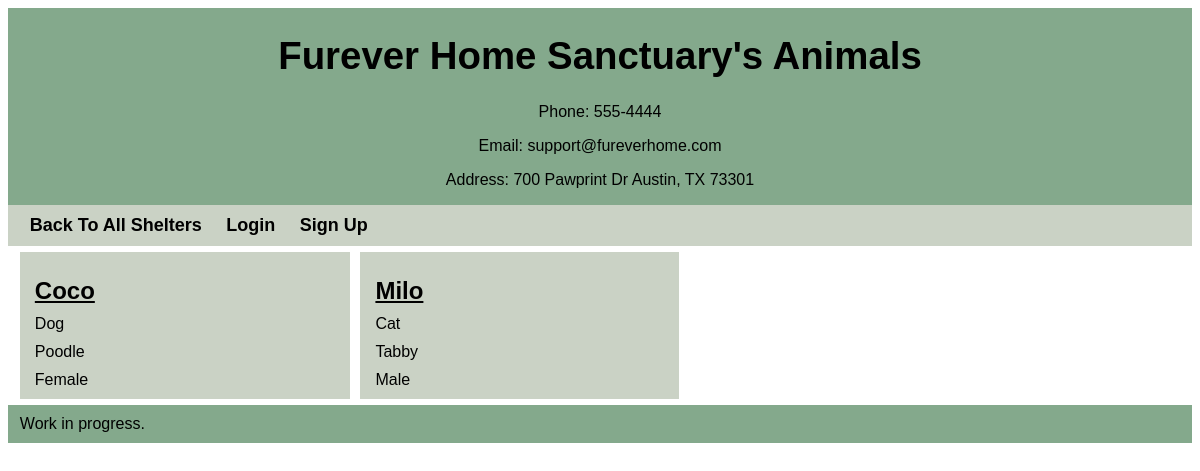
The page /home/5 on the database as committed earlier.
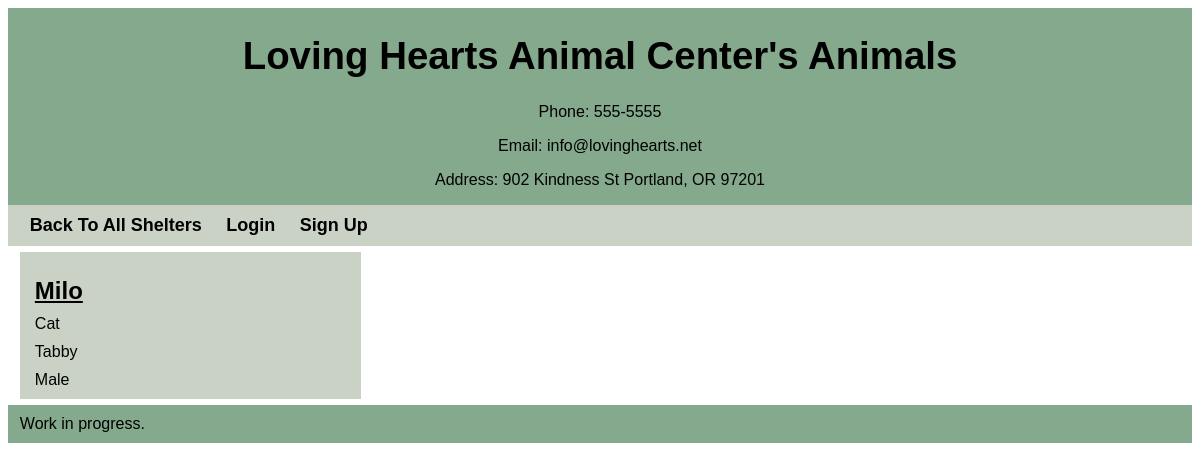
The same page on the database as committed later.
### tables this page shows
CREATE TABLE Shelter (
        shelter_id INTEGER PRIMARY KEY AUTOINCREMENT,
        name TEXT NOT NULL,
        email TEXT NOT NULL,
        phone TEXT NOT NULL,
        street1 TEXT NOT NULL,
        street2 TEXT,
        city TEXT NOT NULL,
        state TEXT NOT NULL,
        zip TEXT NOT NULL,
        account_id INTEGER,
        date_shelter_added TEXT,
        no_kill BOOLEAN NOT NULL,
        max_dogs INTEGER NOT NULL,
        max_cats INTEGER NOT NULL,
        dogs BOOLEAN NOT NULL,
        cats BOOLEAN NOT NULL,
        shelterPasscode INTEGER NOT NULL,
        FOREIGN KEY (account_id) REFERENCES Account(account_id)
    );

CREATE TABLE Animal (
        animal_id INTEGER PRIMARY KEY AUTOINCREMENT,
        shelter_id INTEGER,
        name TEXT NOT NULL,
        type TEXT NOT NULL,
        breed TEXT NOT NULL,
        sex TEXT NOT NULL,
        foster INTEGER NOT NULL,
        adopt INTEGER NOT NULL,
        status TEXT NOT NULL,
        date_time_arrived TEXT NOT NULL,
        chipped BOOLEAN NOT NULL,
        date_last_vet_visit TEXT NOT NULL,
        vaccines BOOLEAN NOT NULL,
        spayed_neutered BOOLEAN NOT NULL,
        FOREIGN KEY (shelter_id) REFERENCES Shelter(shelter_id)
    );

### app/api.py (the view)
@app.route("/<int:shelterID>", methods = ['GET'])
@app.route("/home/<int:shelterID>", methods = ['GET'])
def main(shelterID = 0):
    conn = sqlite3.connect(DATABASE)
    conn.row_factory = sqlite3.Row
    cursor = conn.cursor()
    shelter = cursor.execute(('SELECT name, street1, phone, email, city, state, zip FROM Shelter WHERE shelter_id = ?'), (shelterID,)).fetchone()
    animals = cursor.execute(('SELECT animal_id, name, type, breed, sex FROM Animal WHERE shelter_id = ?'), (shelterID,)).fetchall()
    conn.close()
    if not shelter:
        return render_template('home.html', animals = animals, loggedIn = current_user.is_authenticated, shelterID = shelterID)
    return render_template('home.html', animals = animals, shelter = shelter, loggedIn = current_user.is_authenticated, shelterID = shelterID)

### app/api.py (called while the page is built, shortened)
@app.before_request
def auto_logout():
    if not current_user.is_authenticated:
        return

### app/templates/home.html (shortened to what this page needs)
<!doctype html>
<html>
<head>
    <link rel="stylesheet" type="text/css" href="{{ url_for('static', filename='style.css') }}">
</head>
<body>
    <div id="container">
        <header>
            <h1>{{ shelter['name'] }}'s Animals</h1>
            <p style="font-size: 1rem;">Phone: {{ shelter['phone'] }}</p>
            <p style="font-size: 1rem;">Email: {{ shelter['email'] }}</p>
            <p style="font-size: 1rem;">Address: {{ shelter['street1'] }} {{ shelter['city'] }}, {{ shelter['state'] }} {{ shelter['zip'] }}</p>
        </header>
        <nav id="navbar">
            <a href = "/index">Back To All Shelters</a>
            {% if current_user.is_authenticated %}
                <a href="{{ url_for('logout') }}" class="nav-button">Logout</a>
            {% else %}
                <a href="/login.html" class="nav-button">Login</a>
                <a href="/signup.html" class="nav-button">Sign Up</a>
            {% endif %}
        </nav>
        <main>
            {% if animals %}
            <div id = "grid">
                {% for animal in animals %}
                    <a href="/animal/{{ animal['animal_id'] }}">
                        <h2>{{ animal['name'] }}</h2>
                        <p>{{ animal['type'] }}</p>
                        <p>{{ animal['breed'] }}</p>
                        <p>{{ animal['sex'] }}</p>
                    </a>
                {% endfor %}
            </div>
            {% endif %}
        </main>
        <footer>Work in progress.</footer>
    </div>
</body>
</html>

Rows that differ between the two databases and show on the page:
removed Animal: name "Coco", type "Dog", breed "Poodle", sex "Female"
changed Shelter: name "Furever Home Sanctuary" → "Loving Hearts Animal Center"; phone "555-4444" → "555-5555"; email "support@fureverhome.com" → "info@lovinghearts.net"; street1 "700 Pawprint Dr" → "902 Kindness St"; city "Austin" → "Portland"; state "TX" → "OR"; zip "73301" → "97201"
